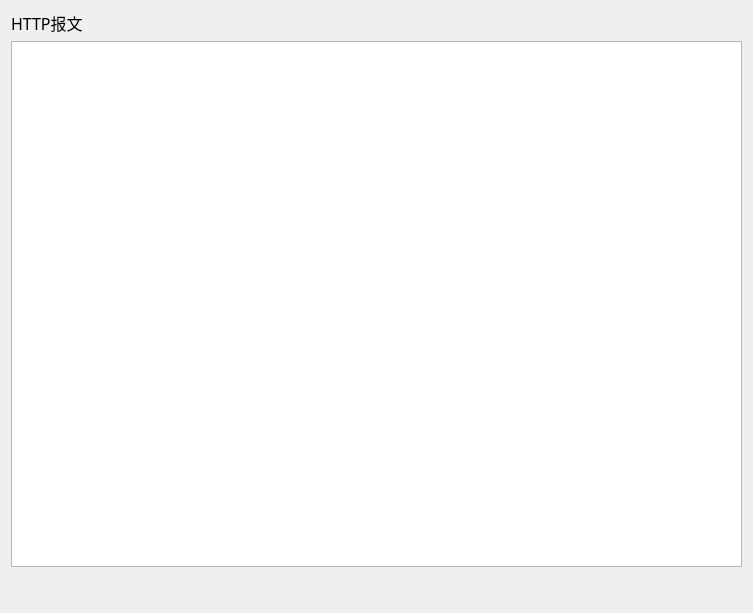
<?xml version="1.0" encoding="UTF-8"?>
<ui version="4.0">
 <class>httpDialog</class>
 <widget class="QDialog" name="httpDialog">
  <property name="geometry">
   <rect>
    <x>0</x>
    <y>0</y>
    <width>753</width>
    <height>613</height>
   </rect>
  </property>
  <property name="windowTitle">
   <string>Dialog</string>
  </property>
  <layout class="QGridLayout" name="gridLayout">
   <item row="2" column="0">
    <widget class="QLabel" name="label">
     <property name="font">
      <font>
       <family>黑体</family>
       <pointsize>16</pointsize>
      </font>
     </property>
     <property name="textFormat">
      <enum>Qt::AutoText</enum>
     </property>
    </widget>
   </item>
   <item row="1" column="0">
    <widget class="QPlainTextEdit" name="httpEdit">
     <property name="readOnly">
      <bool>true</bool>
     </property>
    </widget>
   </item>
   <item row="0" column="0">
    <widget class="QLabel" name="t_label">
     <property name="font">
      <font>
       <family>楷体</family>
       <pointsize>12</pointsize>
      </font>
     </property>
     <property name="text">
      <string>HTTP报文</string>
     </property>
    </widget>
   </item>
  </layout>
 </widget>
 <resources/>
 <connections/>
</ui>
